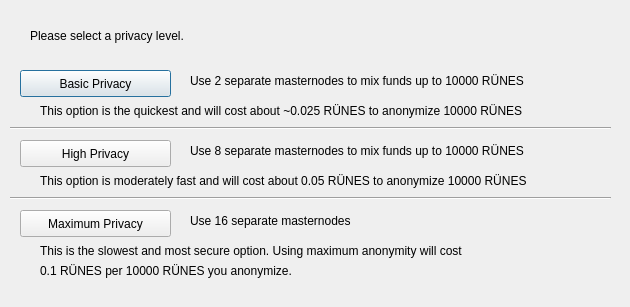
<?xml version="1.0" encoding="UTF-8"?>
<ui version="4.0">
 <class>DarksendConfig</class>
 <widget class="QDialog" name="DarksendConfig">
  <property name="geometry">
   <rect>
    <x>0</x>
    <y>0</y>
    <width>630</width>
    <height>307</height>
   </rect>
  </property>
  <property name="windowTitle">
   <string>Configure Darksend</string>
  </property>
  <widget class="QPushButton" name="buttonBasic">
   <property name="geometry">
    <rect>
     <x>20</x>
     <y>70</y>
     <width>151</width>
     <height>27</height>
    </rect>
   </property>
   <property name="text">
    <string>Basic Privacy</string>
   </property>
  </widget>
  <widget class="QPushButton" name="buttonHigh">
   <property name="geometry">
    <rect>
     <x>20</x>
     <y>140</y>
     <width>151</width>
     <height>27</height>
    </rect>
   </property>
   <property name="text">
    <string>High Privacy</string>
   </property>
  </widget>
  <widget class="QPushButton" name="buttonMax">
   <property name="geometry">
    <rect>
     <x>20</x>
     <y>210</y>
     <width>151</width>
     <height>27</height>
    </rect>
   </property>
   <property name="text">
    <string>Maximum Privacy</string>
   </property>
  </widget>
  <widget class="QLabel" name="label">
   <property name="geometry">
    <rect>
     <x>30</x>
     <y>20</y>
     <width>571</width>
     <height>31</height>
    </rect>
   </property>
   <property name="text">
    <string>Please select a privacy level.</string>
   </property>
  </widget>
  <widget class="QLabel" name="label_2">
   <property name="geometry">
    <rect>
     <x>190</x>
     <y>70</y>
     <width>421</width>
     <height>21</height>
    </rect>
   </property>
   <property name="text">
    <string>Use 2 separate masternodes to mix funds up to 10000 RÜNES</string>
   </property>
  </widget>
  <widget class="QLabel" name="label_3">
   <property name="geometry">
    <rect>
     <x>190</x>
     <y>140</y>
     <width>411</width>
     <height>21</height>
    </rect>
   </property>
   <property name="text">
    <string>Use 8 separate masternodes to mix funds up to 10000 RÜNES</string>
   </property>
  </widget>
  <widget class="QLabel" name="label_4">
   <property name="geometry">
    <rect>
     <x>190</x>
     <y>210</y>
     <width>421</width>
     <height>21</height>
    </rect>
   </property>
   <property name="text">
    <string>Use 16 separate masternodes</string>
   </property>
  </widget>
  <widget class="QLabel" name="label_6">
   <property name="geometry">
    <rect>
     <x>40</x>
     <y>100</y>
     <width>561</width>
     <height>21</height>
    </rect>
   </property>
   <property name="text">
    <string>This option is the quickest and will cost about ~0.025 RÜNES to anonymize 10000 RÜNES</string>
   </property>
  </widget>
  <widget class="QLabel" name="label_7">
   <property name="geometry">
    <rect>
     <x>40</x>
     <y>170</y>
     <width>561</width>
     <height>21</height>
    </rect>
   </property>
   <property name="text">
    <string>This option is moderately fast and will cost about 0.05 RÜNES to anonymize 10000 RÜNES</string>
   </property>
  </widget>
  <widget class="QLabel" name="label_8">
   <property name="geometry">
    <rect>
     <x>40</x>
     <y>240</y>
     <width>561</width>
     <height>21</height>
    </rect>
   </property>
   <property name="text">
    <string>This is the slowest and most secure option. Using maximum anonymity will cost</string>
   </property>
  </widget>
  <widget class="QLabel" name="label_9">
   <property name="geometry">
    <rect>
     <x>40</x>
     <y>260</y>
     <width>561</width>
     <height>21</height>
    </rect>
   </property>
   <property name="text">
    <string>0.1 RÜNES per 10000 RÜNES you anonymize.</string>
   </property>
  </widget>
  <widget class="Line" name="line">
   <property name="geometry">
    <rect>
     <x>10</x>
     <y>120</y>
     <width>601</width>
     <height>16</height>
    </rect>
   </property>
   <property name="orientation">
    <enum>Qt::Horizontal</enum>
   </property>
  </widget>
  <widget class="Line" name="line_2">
   <property name="geometry">
    <rect>
     <x>10</x>
     <y>190</y>
     <width>601</width>
     <height>16</height>
    </rect>
   </property>
   <property name="orientation">
    <enum>Qt::Horizontal</enum>
   </property>
  </widget>
 </widget>
 <resources/>
 <connections/>
</ui>
